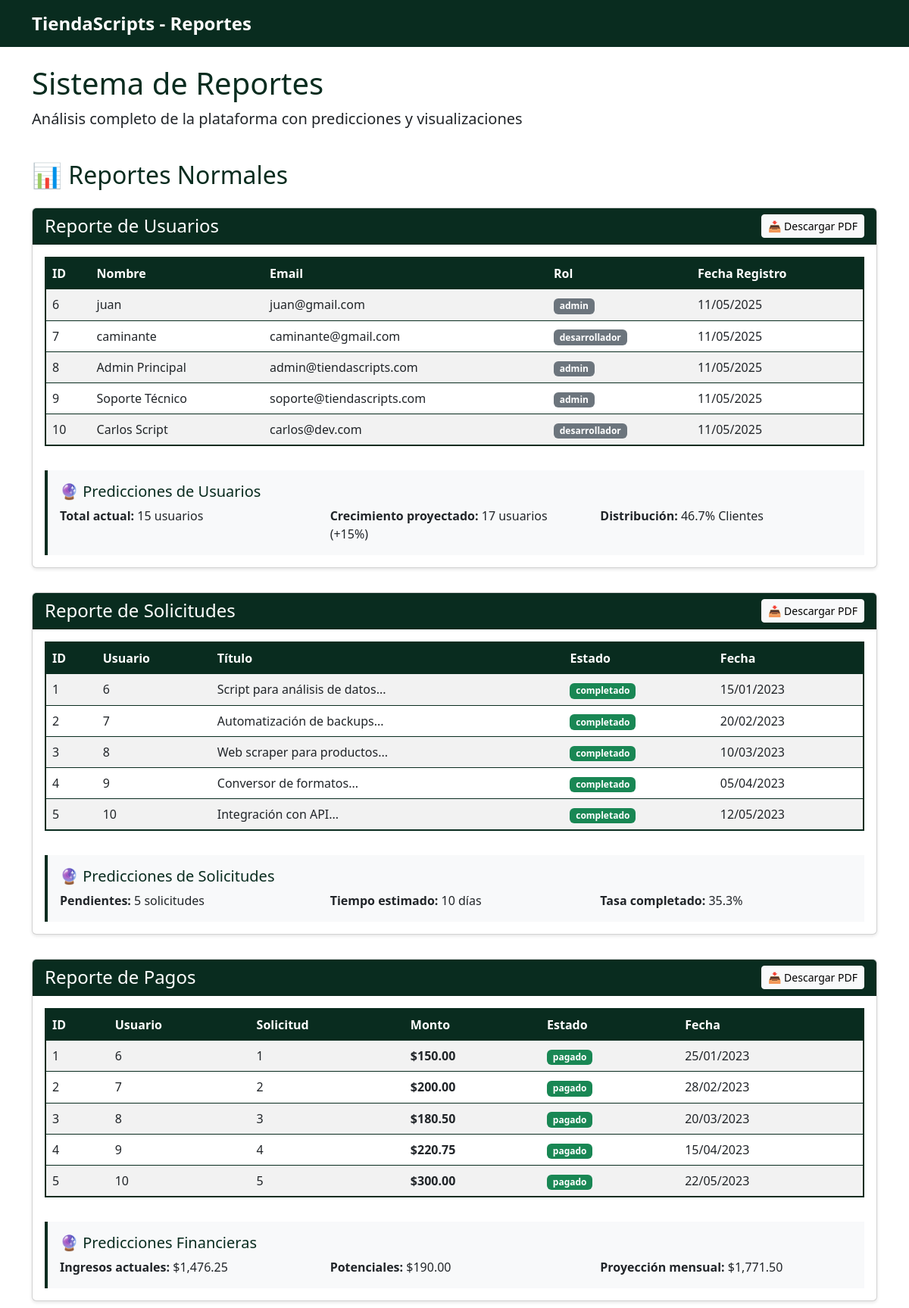
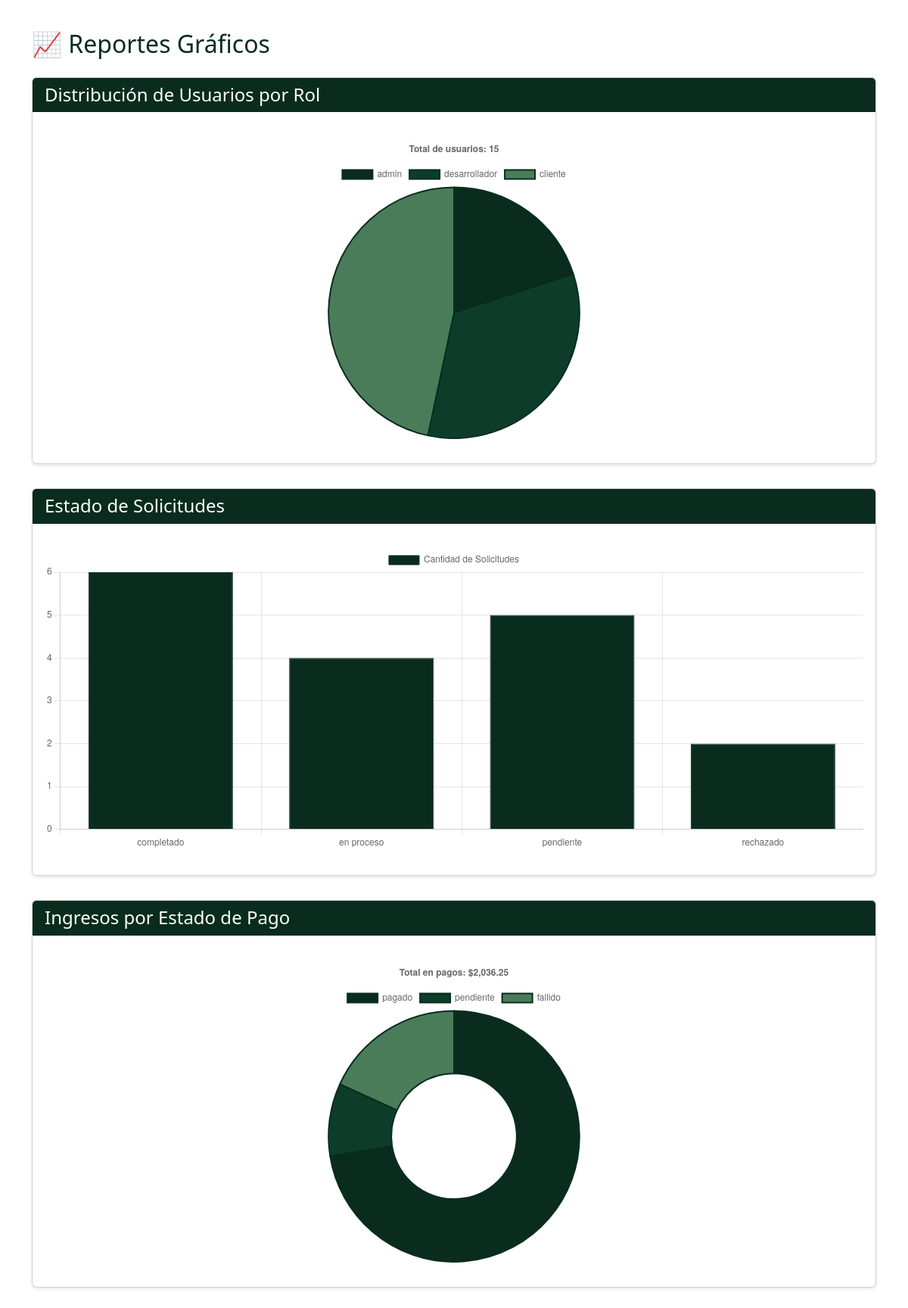
Page /genera_reportes.php (signed in) on the committed database (2 pictures, top to bottom).
### tables this page shows
CREATE TABLE usuarios (
    id INT AUTO_INCREMENT PRIMARY KEY,
    nombre VARCHAR(100) NOT NULL,
    email VARCHAR(100) UNIQUE NOT NULL,
    password_hash VARCHAR(255) NOT NULL,
    rol ENUM('cliente', 'desarrollador', 'admin') NOT NULL DEFAULT 'cliente',
    fecha_registro TIMESTAMP DEFAULT CURRENT_TIMESTAMP
);

CREATE TABLE solicitudes (
    id INT AUTO_INCREMENT PRIMARY KEY,
    usuario_id INT NOT NULL,
    titulo VARCHAR(255) NOT NULL,
    descripcion TEXT NOT NULL,
    estado ENUM('pendiente', 'en proceso', 'completado', 'rechazado') NOT NULL DEFAULT 'pendiente',
    fecha_creacion TIMESTAMP DEFAULT CURRENT_TIMESTAMP,
    FOREIGN KEY (usuario_id) REFERENCES usuarios(id) ON DELETE CASCADE
);

CREATE TABLE pagos (
    id INT AUTO_INCREMENT PRIMARY KEY,
    usuario_id INT NOT NULL,
    solicitud_id INT NOT NULL,
    monto DECIMAL(10,2) NOT NULL,
    estado ENUM('pendiente', 'pagado', 'fallido') NOT NULL DEFAULT 'pendiente',
    fecha_pago TIMESTAMP DEFAULT CURRENT_TIMESTAMP,
    FOREIGN KEY (usuario_id) REFERENCES usuarios(id) ON DELETE CASCADE,
    FOREIGN KEY (solicitud_id) REFERENCES solicitudes(id) ON DELETE CASCADE
);

### database/PDO/Connection.php (called while the page is built, shortened)
<?php
class Connection
{
  private static $instance;
  private $connection;
  public static function getInstance()
  {
    if (!self::$instance instanceof self) {
      self::$instance =  new self;
    }
    return self::$instance;
  }
  public function getConnection()
  {
    return $this->connection;
  }
  private function makeConnection()
  {
    $this->connection = $this->conectarpdo();
  }
  private function conectarpdo()
  {
    $server = "localhost";
    $db = "TiendaScripts";
    $user = "root";
    $password = "caminante";
    try {
      $pdo = new \PDO("mysql:host=$server;dbname=$db", $user, $password, [
        \PDO::ATTR_ERRMODE => \PDO::ERRMODE_EXCEPTION,
        \PDO::ATTR_EMULATE_PREPARES => false
      ]);
      return $pdo;
    } catch (\PDOException $e) {
      echo "error al conectar con la db: " . $e->getMessage();
      die();
    }
  }
}

### app/Controllers/Functions.php (called while the page is built, shortened)
<?php
class Functions
{
  private $connection;
  public function __construct()
  {
    $this->connection = Connection::getInstance()->getConnection();
  }
  public function getUsuarios(): array
  {
    try {
      $stmt = $this->connection->query("SELECT * FROM usuarios");
      return $stmt->fetchAll(\PDO::FETCH_ASSOC);
    } catch (\PDOException $e) {
      return ['error' => 'Error al obtener usuarios: ' . $e->getMessage()];
    }
  }
  public function getSolicitudes(): array
  {
    try {
      $stmt = $this->connection->query("SELECT * FROM solicitudes");
      return $stmt->fetchAll(\PDO::FETCH_ASSOC);
    } catch (\PDOException $e) {
      return ['error' => 'Error al obtener solicitudes: ' . $e->getMessage()];
    }
  }
  public function getPagos(): array
  {
    try {
      $stmt = $this->connection->query("SELECT * FROM pagos");
      return $stmt->fetchAll(\PDO::FETCH_ASSOC);
    } catch (\PDOException $e) {
      return ['error' => 'Error al obtener pagos: ' . $e->getMessage()];
    }
  }
}

### public/genera_reportes.php (the view, shortened to what this page needs)
<?php
$functions = new Functions();
$usuarios = $functions->getUsuarios();
$solicitudes = $functions->getSolicitudes();
$pagos = $functions->getPagos();
?>
<!DOCTYPE html>
<html lang="es">
<head>
  <link href="https://cdn.jsdelivr.net/npm/bootstrap@5.3.0/dist/css/bootstrap.min.css" rel="stylesheet">
</head>
<body>
  <nav class="navbar navbar-expand-lg bg-primary-custom">
    <div class="container">
      <a class="navbar-brand text-white" href="#">TiendaScripts - Reportes</a>
    </div>
  </nav>
  <div class="container mt-4">
    <div class="row mb-4">
      <div class="col-12">
        <h1 class="text-primary-custom">Sistema de Reportes</h1>
        <p class="lead">Análisis completo de la plataforma con predicciones y visualizaciones</p>
      </div>
    </div>
    <div class="row">
      <div class="col-12">
        <h2 class="text-primary-custom mb-4">📊 Reportes Normales</h2>
      </div>
    </div>
    <div class="card">
      <div class="card-header bg-primary-custom text-white d-flex justify-content-between align-items-center">
        <h4 class="mb-0">Reporte de Usuarios</h4>
        <a href="?download=1&type=usuarios" class="btn btn-light btn-sm">📥 Descargar PDF</a>
      </div>
      <div class="card-body">
        <div class="table-responsive">
          <table class="table table-striped table-custom">
            <thead>
              <tr>
                <th>ID</th>
                <th>Nombre</th>
                <th>Email</th>
                <th>Rol</th>
                <th>Fecha Registro</th>
              </tr>
            </thead>
            <tbody>
              <?php foreach (array_slice($usuarios, 0, 5) as $usuario): ?>
                <tr>
                  <td><?php echo $usuario['id']; ?></td>
                  <td><?php echo htmlspecialchars($usuario['nombre']); ?></td>
                  <td><?php echo htmlspecialchars($usuario['email']); ?></td>
                  <td><span class="badge bg-secondary"><?php echo $usuario['rol']; ?></span></td>
                  <td><?php echo date('d/m/Y', strtotime($usuario['fecha_registro'])); ?></td>
                </tr>
              <?php endforeach; ?>
            </tbody>
          </table>
        </div>
        <div class="prediction-box">
          <h5 class="text-primary-custom">🔮 Predicciones de Usuarios</h5>
          <?php
          $totalUsuarios = count($usuarios);
          $clientesCount = count(array_filter($usuarios, function ($u) {
            return $u['rol'] == 'cliente';
          }));
          ?>
          <div class="row">
            <div class="col-md-4">
              <strong>Total actual:</strong> <?php echo $totalUsuarios; ?> usuarios
            </div>
            <div class="col-md-4">
              <strong>Crecimiento proyectado:</strong> <?php echo round($totalUsuarios * 1.15); ?> usuarios (+15%)
            </div>
            <div class="col-md-4">
              <strong>Distribución:</strong> <?php echo round(($clientesCount / $totalUsuarios) * 100, 1); ?>% Clientes
            </div>
          </div>
        </div>
      </div>
    </div>
    <div class="card">
      <div class="card-header bg-primary-custom text-white d-flex justify-content-between align-items-center">
        <h4 class="mb-0">Reporte de Solicitudes</h4>
        <a href="?download=1&type=solicitudes" class="btn btn-light btn-sm">📥 Descargar PDF</a>
      </div>
      <div class="card-body">
        <div class="table-responsive">
          <table class="table table-striped table-custom">
            <thead>
              <tr>
                <th>ID</th>
                <th>Usuario</th>
                <th>Título</th>
                <th>Estado</th>
                <th>Fecha</th>
              </tr>
            </thead>
            <tbody>
              <?php foreach (array_slice($solicitudes, 0, 5) as $solicitud): ?>
                <tr>
                  <td><?php echo $solicitud['id']; ?></td>
                  <td><?php echo $solicitud['usuario_id']; ?></td>
                  <td><?php echo htmlspecialchars(substr($solicitud['titulo'], 0, 40)) . '...'; ?></td>
                  <td>
                    <?php
                    $badgeClass = match ($solicitud['estado']) {
                      'pendiente' => 'bg-warning',
                      'en proceso' => 'bg-info',
                      'completado' => 'bg-success',
                      'rechazado' => 'bg-danger',
                      default => 'bg-secondary'
                    };
                    ?>
                    <span class="badge <?php echo $badgeClass; ?>"><?php echo $solicitud['estado']; ?></span>
                  </td>
                  <td><?php echo date('d/m/Y', strtotime($solicitud['fecha_creacion'])); ?></td>
                </tr>
              <?php endforeach; ?>
            </tbody>
          </table>
        </div>
        <div class="prediction-box">
          <h5 class="text-primary-custom">🔮 Predicciones de Solicitudes</h5>
          <?php
          $pendientes = count(array_filter($solicitudes, function ($s) {
            return $s['estado'] == 'pendiente';
          }));
          $completadas = count(array_filter($solicitudes, function ($s) {
            return $s['estado'] == 'completado';
          }));
          $totalSolicitudes = count($solicitudes);
          ?>
          <div class="row">
            <div class="col-md-4">
              <strong>Pendientes:</strong> <?php echo $pendientes; ?> solicitudes
            </div>
            <div class="col-md-4">
              <strong>Tiempo estimado:</strong> <?php echo ($pendientes * 2); ?> días
            </div>
            <div class="col-md-4">
              <strong>Tasa completado:</strong> <?php echo round(($completadas / $totalSolicitudes) * 100, 1); ?>%
            </div>
          </div>
        </div>
      </div>
    </div>
    <div class="card">
      <div class="card-header bg-primary-custom text-white d-flex justify-content-between align-items-center">
        <h4 class="mb-0">Reporte de Pagos</h4>
        <a href="?download=1&type=pagos" class="btn btn-light btn-sm">📥 Descargar PDF</a>
      </div>
      <div class="card-body">
        <div class="table-responsive">
          <table class="table table-striped table-custom">
            <thead>
              <tr>
                <th>ID</th>
                <th>Usuario</th>
                <th>Solicitud</th>
                <th>Monto</th>
                <th>Estado</th>
                <th>Fecha</th>
              </tr>
            </thead>
            <tbody>
              <?php foreach (array_slice($pagos, 0, 5) as $pago): ?>
                <tr>
                  <td><?php echo $pago['id']; ?></td>
                  <td><?php echo $pago['usuario_id']; ?></td>
                  <td><?php echo $pago['solicitud_id']; ?></td>
                  <td><strong>$<?php echo number_format($pago['monto'], 2); ?></strong></td>
                  <td>
                    <?php
                    $badgeClass = match ($pago['estado']) {
                      'pendiente' => 'bg-warning',
                      'pagado' => 'bg-success',
                      'fallido' => 'bg-danger',
                      default => 'bg-secondary'
                    };
                    ?>
                    <span class="badge <?php echo $badgeClass; ?>"><?php echo $pago['estado']; ?></span>
                  </td>
                  <td><?php echo date('d/m/Y', strtotime($pago['fecha_pago'])); ?></td>
                </tr>
              <?php endforeach; ?>
            </tbody>
          </table>
        </div>
        <div class="prediction-box">
          <h5 class="text-primary-custom">🔮 Predicciones Financieras</h5>
          <?php
          $totalIngresos = array_sum(array_column(array_filter($pagos, function ($p) {
            return $p['estado'] == 'pagado';
          }), 'monto'));
          $pagosPendientes = array_filter($pagos, function ($p) {
            return $p['estado'] == 'pendiente';
          });
          $ingresosPotenciales = array_sum(array_column($pagosPendientes, 'monto'));
          ?>
          <div class="row">
            <div class="col-md-4">
              <strong>Ingresos actuales:</strong> $<?php echo number_format($totalIngresos, 2); ?>
            </div>
            <div class="col-md-4">
              <strong>Potenciales:</strong> $<?php echo number_format($ingresosPotenciales, 2); ?>
            </div>
            <div class="col-md-4">
              <strong>Proyección mensual:</strong> $<?php echo number_format($totalIngresos * 1.2, 2); ?>
            </div>
          </div>
        </div>
      </div>
    </div>
    <div class="row mt-5">
      <div class="col-12">
        <h2 class="text-primary-custom mb-4">📈 Reportes Gráficos</h2>
      </div>
    </div>
    <div class="card">
      <div class="card-header bg-primary-custom text-white">
        <h4 class="mb-0">Distribución de Usuarios por Rol</h4>
      </div>
      <div class="card-body">
        <div class="chart-container">
          <canvas id="usuariosChart"></canvas>
        </div>
      </div>
    </div>
    <div class="card">
      <div class="card-header bg-primary-custom text-white">
        <h4 class="mb-0">Estado de Solicitudes</h4>
      </div>
      <div class="card-body">
        <div class="chart-container">
          <canvas id="solicitudesChart"></canvas>
        </div>
      </div>
    </div>
    <div class="card">
      <div class="card-header bg-primary-custom text-white">
        <h4 class="mb-0">Ingresos por Estado de Pago</h4>
      </div>
      <div class="card-body">
        <div class="chart-container">
          <canvas id="pagosChart"></canvas>
        </div>
      </div>
    </div>
  </div>
  <script>
    // Datos para los gráficos
    const primaryColor = '#092c1f';
    const colors = [primaryColor, '#0d3d2a', '#4a7c59', '#87ceeb', '#ffa500'];
    // Gráfico 1: Usuario por Rol
    <?php
    $rolesData = [];
    foreach ($usuarios as $usuario) {
      $rolesData[$usuario['rol']] = ($rolesData[$usuario['rol']] ?? 0) + 1;
    }
    ?>
    const usuariosCtx = document.getElementById('usuariosChart').getContext('2d');
    new Chart(usuariosCtx, {
      type: 'pie',
      data: {
        labels: <?php echo json_encode(array_keys($rolesData)); ?>,
        datasets: [{
          data: <?php echo json_encode(array_values($rolesData)); ?>,
          backgroundColor: colors,
          borderColor: primaryColor,
          borderWidth: 2
        }]
      },
      options: {
        responsive: true,
        maintainAspectRatio: false,
        plugins: {
          title: {
            display: true,
            text: 'Total de usuarios: <?php echo count($usuarios); ?>'
          }
        }
      }
    });
    // Gráfico 2: Estados de Solicitudes
    <?php
    $estadosData = [];
    foreach ($solicitudes as $solicitud) {
      $estadosData[$solicitud['estado']] = ($estadosData[$solicitud['estado']] ?? 0) + 1;
    }
    ?>
    const solicitudesCtx = document.getElementById('solicitudesChart').getContext('2d');
    new Chart(solicitudesCtx, {
      type: 'bar',
      data: {
        labels: <?php echo json_encode(array_keys($estadosData)); ?>,
        datasets: [{
          label: 'Cantidad de Solicitudes',
          data: <?php echo json_encode(array_values($estadosData)); ?>,
          backgroundColor: primaryColor,
          borderColor: primaryColor,
          borderWidth: 1
        }]
      },
      options: {
        responsive: true,
        maintainAspectRatio: false,
        scales: {
          y: {
            beginAtZero: true
          }
        }
      }
    });
    // Gráfico 3: Pagos por Estado
    <?php
    $pagosEstados = [];
    foreach ($pagos as $pago) {
      $estado = $pago['estado'];
      $pagosEstados[$estado] = ($pagosEstados[$estado] ?? 0) + floatval($pago['monto']);
    }
    ?>
    const pagosCtx = document.getElementById('pagosChart').getContext('2d');
    new Chart(pagosCtx, {
      type: 'doughnut',
      data: {
        labels: <?php echo json_encode(array_keys($pagosEstados)); ?>,
        datasets: [{
          data: <?php echo json_encode(array_values($pagosEstados)); ?>,
          backgroundColor: colors,
          borderColor: primaryColor,
          borderWidth: 2
        }]
      },
      options: {
        responsive: true,
        maintainAspectRatio: false,
        plugins: {
          title: {
            display: true,
            text: 'Total en pagos: $<?php echo number_format(array_sum($pagosEstados), 2); ?>'
          }
        }
      }
    });
  </script>
</body>
</html>

### public/genera_reportes.php (style rules this page uses)
:root { --primary-color: #092c1f; --primary-light: #0d3d2a; --primary-dark: #051a12; }
.bg-primary-custom { background-color: var(--primary-color) !important; }
.text-primary-custom { color: var(--primary-color) !important; }
.navbar-brand { font-weight: bold; font-size: 1.5rem; }
.card { box-shadow: 0 2px 4px rgba(0, 0, 0, 0.1); margin-bottom: 2rem; }
.table-custom { border: 2px solid var(--primary-color); }
.table-custom th { background-color: var(--primary-color); color: white; border-color: var(--primary-color); }
.prediction-box { background-color: #f8f9fa; border-left: 4px solid var(--primary-color); padding: 1rem; margin-top: 1rem; }
.chart-container { position: relative; height: 400px; margin: 1rem 0; }

### rows in the picture
usuarios: id "6", nombre "juan", email "juan@gmail.com", rol "admin", fecha_registro "11/05/2025"
usuarios: id "7", nombre "caminante", email "caminante@gmail.com", rol "desarrollador", fecha_registro "11/05/2025"
usuarios: id "8", nombre "Admin Principal", email "admin@tiendascripts.com", rol "admin", fecha_registro "11/05/2025"
usuarios: id "9", nombre "Soporte Técnico", email "soporte@tiendascripts.com", rol "admin", fecha_registro "11/05/2025"
usuarios: id "10", nombre "Carlos Script", email "carlos@dev.com", rol "desarrollador", fecha_registro "11/05/2025"
solicitudes: id "1", usuario "6", titulo "Script para análisis de datos", estado "completado", fecha_creacion "15/01/2023"
solicitudes: id "2", usuario "7", titulo "Automatización de backups", estado "completado", fecha_creacion "20/02/2023"
solicitudes: id "3", usuario "8", titulo "Web scraper para productos", estado "completado", fecha_creacion "10/03/2023"
solicitudes: id "4", usuario "9", titulo "Conversor de formatos", estado "completado", fecha_creacion "05/04/2023"
solicitudes: id "5", usuario "10", titulo "Integración con API", estado "completado", fecha_creacion "12/05/2023"
pagos: id "1", usuario "6", solicitud "1", monto "150.00", estado "pagado", fecha_pago "25/01/2023"
pagos: id "2", usuario "7", solicitud "2", monto "200.00", estado "pagado", fecha_pago "28/02/2023"
pagos: id "3", usuario "8", solicitud "3", monto "180.50", estado "pagado", fecha_pago "20/03/2023"
pagos: id "4", usuario "9", solicitud "4", monto "220.75", estado "pagado", fecha_pago "15/04/2023"
pagos: id "5", usuario "10", solicitud "5", monto "300.00", estado "pagado", fecha_pago "22/05/2023"

### other values in the picture
$totalUsuarios "15"
$totalUsuarios * 1.15 "17"
$pendientes "5"
$pendientes * 2 "10"
$totalIngresos "1,476.25"
$ingresosPotenciales "190.00"
$totalIngresos * 1.2 "1,771.50"
chart data {{ json_encode(array_keys($rolesData)) }} ["admin","desarrollador","cliente"]
chart data {{ json_encode(array_values($rolesData)) }} [3,5,7]
chart data {{ count($usuarios) }} 15
chart data {{ json_encode(array_keys($estadosData)) }} ["completado","en proceso","pendiente","rechazado"]
